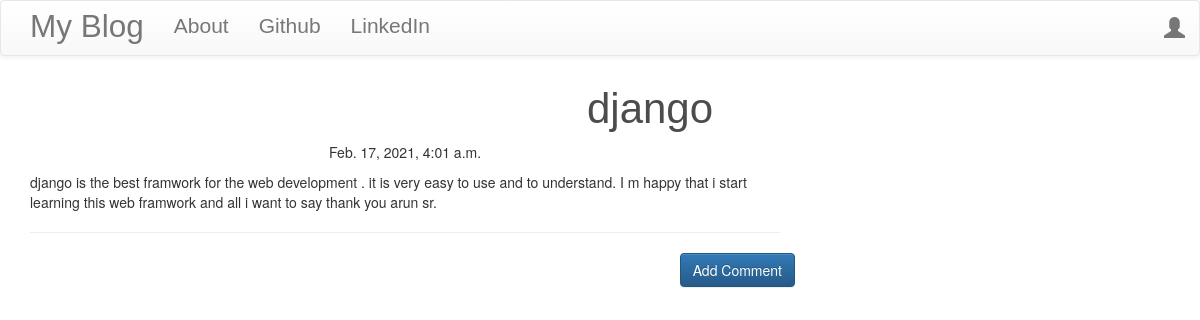
/post/1, run on the app's committed database.
### blog/models.py (models this page shows, shortened)
class Post(models.Model):
	author=models.ForeignKey('auth.User',on_delete=models.CASCADE)
	title=models.CharField(max_length=200)
	text=models.TextField()
	created_date=models.DateTimeField(default=timezone.now)
	published_date=models.DateTimeField(blank=True,null=True)

### blog/views.py (the view)
# urls.py: path('post/<int:pk>',views.PostDetailView.as_view(),name='post_detail'),
class PostDetailView(DetailView):
	model=Post

### blog/templates/blog/post_detail.html (shortened to what this page needs)
{% extends 'blog/base.html' %}
{% block content%}
<h1 class="posttitle loader">{{post.title}}</h1>
{% if post.published_date %}
	<div class="date postdate">
		{{ post.published_date}}
	</div>
{% else %}
<a class="btn btn-default " href='{% url "post_publish" pk=post.pk %}'>Publish</a>
{% endif %}
<p class="postcontent">{{post.text|safe|linebreaksbr}}</p>
<hr>
<a href="{% url 'add_comment_to_post' pk=post.pk %}" class="btn btn-primary btn-comment">Add Comment</a>
<div class="container">
	{% for comment in post.comments.all %}
<br>
{% empty %}
<p>No Comments</p>
{% endfor%}
</div>
{% endblock %}

### blog/static/css/blog.css (style rules this page uses)
h1 { font-family: Oak,sans-serif; color: rgba(0,0,0,0.7); position:relative; top:calc(50% - 80px); left:calc(50% - 130px); }
.postdate { text-align: center; }
.posttitle { font-family: 'Russo One',sans-serif; font-size: 3em; text-align: center; }
.postcontent { font-family: 'Montserrat'; font-size: 1.5em; }
.btn-comment { position: absolute; right: 0px; }
.loader { filter:hue-rotate(0deg); color:linear-gradient(45deg,#0f8,#08f); animation:hue 10000ms infinite linear; }

### data on the page
Post: title "django", published_date "Feb. 17, 2021, 4:01 a.m.", text "django is the best framwork for the web development . it is very easy to use and to understand. I m happy that i start learning this web framwork and all i want to say thank you arun sr."
